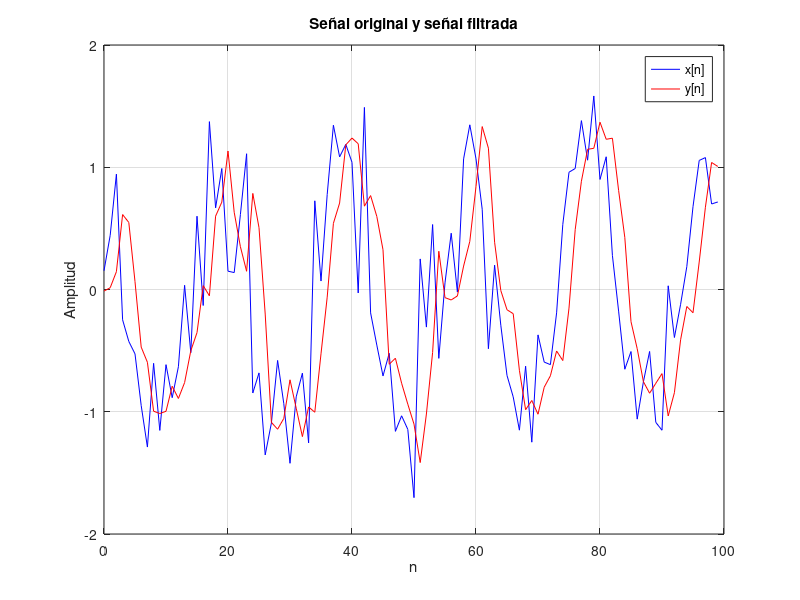
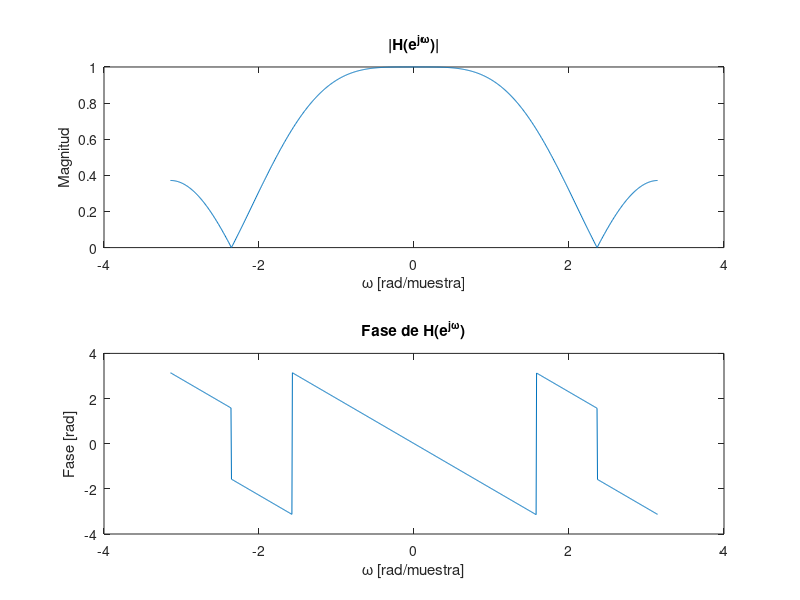

These charts were generated, in order, by the following MATLAB code:
% Ejercicio 4 - Versión sin freqz

N = 100;
n = 0:N-1;

% Parte 1: Generar señal
m = rand();
x = cos(2*pi*n/20 + 2*pi*m) + 0.5*randn(1, N);

% Parte 2: Coeficientes del filtro
b = [-0.0857, 0.3429, 0.4856, 0.3429, -0.0857];
a = 1;

% Parte 3: Aplicar filtro
y = filter(b, a, x);

% Parte 4: Mostrar señales
figure;
plot(n, x, 'b', 'DisplayName', 'x[n]');
hold on;
plot(n, y, 'r', 'DisplayName', 'y[n]');
title('Señal original y señal filtrada');
xlabel('n'); ylabel('Amplitud');
legend; grid on;

% Parte 5: Calcular H(e^jw) manualmente con FFT
L = 1024;  % Alta resolución
H = fft(b, L);  % FFT de los coeficientes (respuesta en frecuencia)
H = fftshift(H);  % Centrado en [-pi, pi]
w = linspace(-pi, pi, L);  % Eje de frecuencia

% Mostrar módulo y fase de H(e^jw)
figure;
subplot(2,1,1); plot(w, abs(H)); title('|H(e^{j\omega})|');
xlabel('\omega [rad/muestra]'); ylabel('Magnitud');

subplot(2,1,2); plot(w, angle(H)); title('Fase de H(e^{j\omega})');
xlabel('\omega [rad/muestra]'); ylabel('Fase [rad]');

% Parte 6: Respuesta del sistema a x[n] = 2*cos(1.77n - pi/2)
w0 = 1.77;

% Convertimos w0 a índice
[~, idx_w0] = min(abs(w - w0));
H_w0 = H(idx_w0);

A = 2;
phi = -pi/2;

% Calculamos magnitud y fase
mag = abs(H_w0);
fase = angle(H_w0);

% Mostramos la expresión final
fprintf('La salida del sistema ante x[n] = 2cos(1.77n - pi/2) es:\n');
fprintf('y[n] = %.4f * cos(1.77n + %.4f)\n', A*mag, fase + phi);
